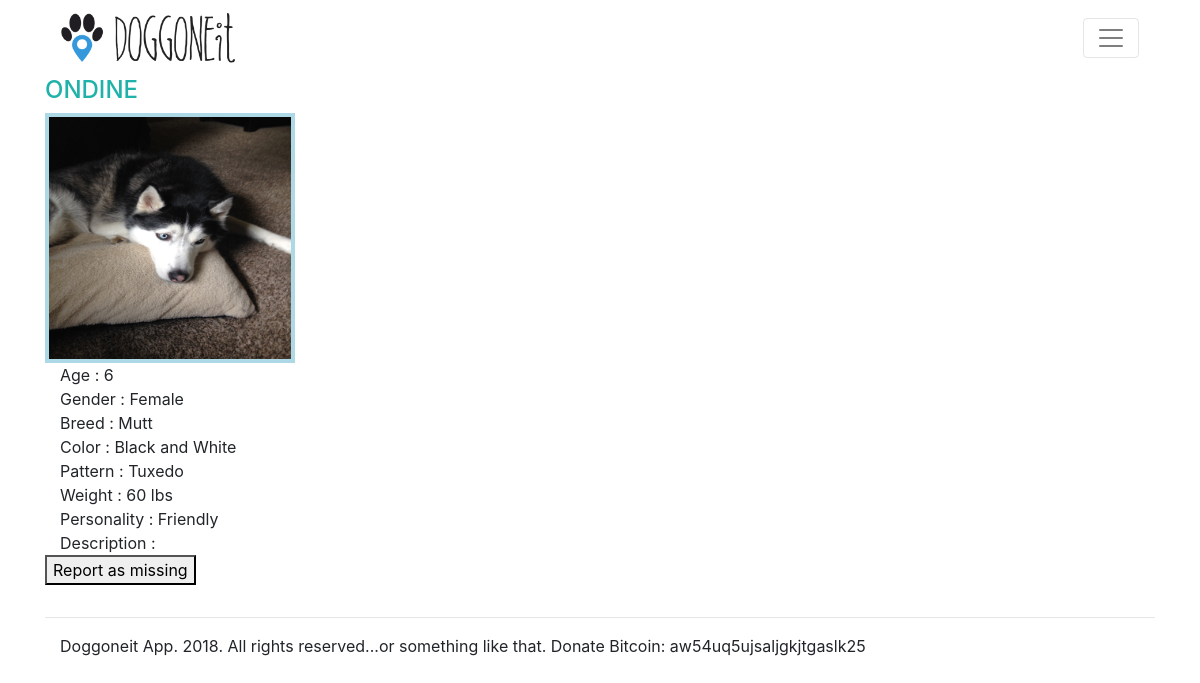
Before: /dog_profile/15/ with the older database file.
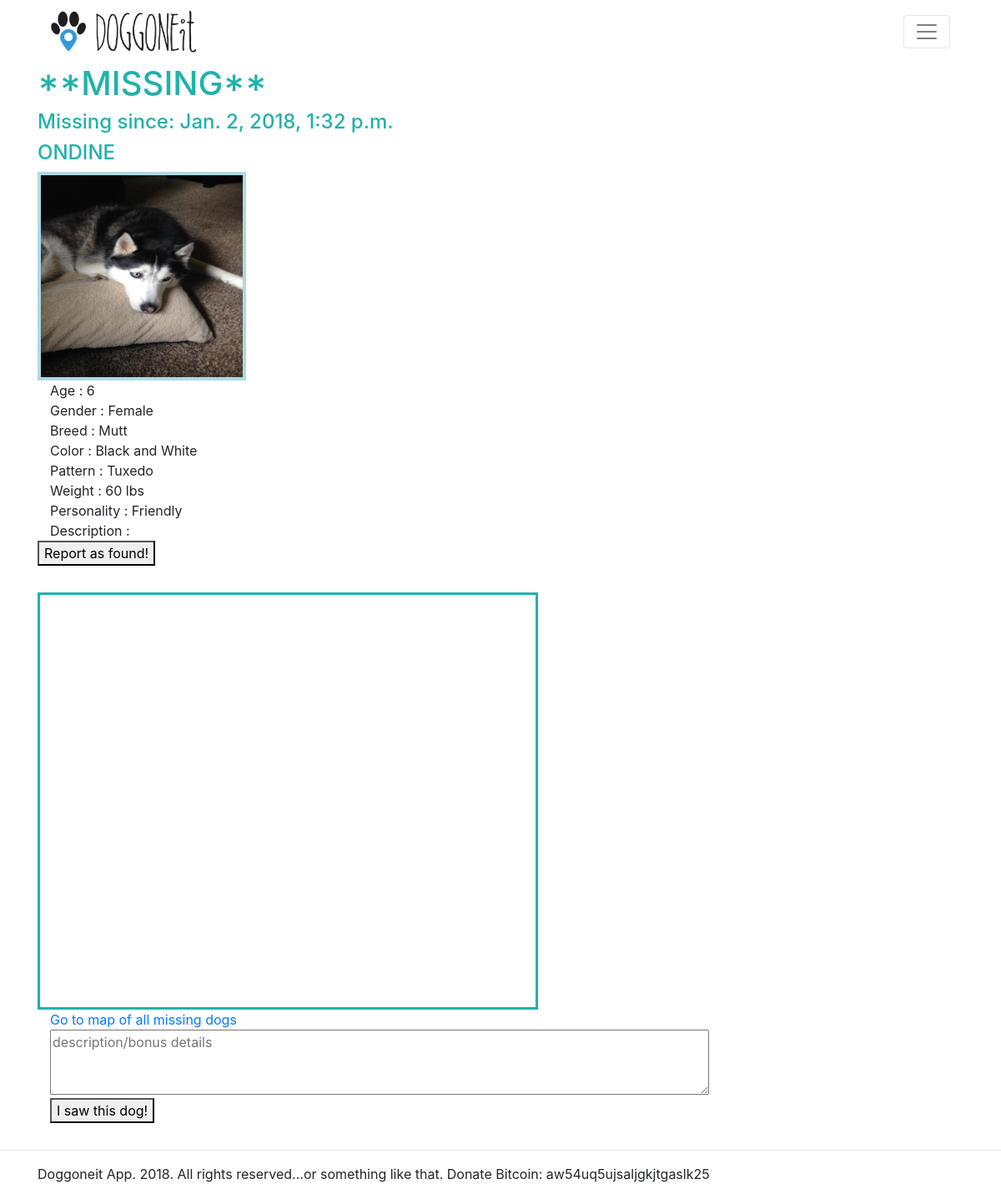
After: the same page with the newer database file.
### doggonnitapp/models.py (models this page shows, shortened)
class DogProfile(models.Model):
    name = models.CharField(max_length=50)
    age = models.PositiveSmallIntegerField(validators=[MinValueValidator(0), MaxValueValidator(20)])
    sex = models.CharField(max_length=6)
    breed = models.CharField(max_length=50)
    color = models.CharField(max_length=25)
    pattern = models.CharField(max_length=25)
    weight = models.PositiveSmallIntegerField(validators=[MinValueValidator(1), MaxValueValidator(250)])
    personality = models.CharField(max_length=25)
    dog_is_lost = models.BooleanField(default=False)
    dog_image = models.ImageField()
    description = models.TextField(default='')
    user = models.ForeignKey(User, on_delete=models.CASCADE)
    missing_since = models.DateTimeField(default=None, null=True)

### doggonnitapp/views.py (the view, shortened to what this page needs)
# urls.py: url(r'^dog_profile/(?P<dog_id>[0-9]+)/', views.dog_profile, name='dog_profile'),
def dog_profile(request, dog_id):
    dog = DogProfile.objects.get(pk=dog_id)
    profile = get_object_or_404(UserProfile, user=dog.user)
    current_user = request.user
    dog_owner = dog.user
    print(dog_owner)
    print(current_user)
    context = {'dog': dog,
               'mapbox_api_key': secret.mapbox_api_key,
               'profile': profile}
    return render(request, 'doggonnitapp/dog_profile.html', context)

### doggonnitapp/templates/doggonnitapp/dog_profile.html (shortened to what this page needs)
{% extends 'doggonnitapp/base.html' %}
{% block content %}
<div class="container">
    <div class="row">
        <div class="col">
            {% if dog.dog_is_lost  %}
                <h1>**MISSING**</h1>
                <h3>Missing since: {{dog.missing_since}}</h3>
            {% endif %}
            <h3> {{ dog.name.upper }} </h3>
            <img class="dog_img" src="{{MEDIA_URL}}{{ dog.dog_image }}" />
            <div class="container">
                <div> Age : {{dog.age}} </div>
                <div> Gender : {{dog.sex}} </div>
                <div> Breed : {{dog.breed}} </div>
                <div> Color : {{dog.color}} </div>
                <div> Pattern : {{dog.pattern}} </div>
                <div> Weight : {{dog.weight}} lbs </div>
                <div> Personality : {{dog.personality}} </div>
                <div> Description : {{dog.description}} </div>
            </div>
            <form action="{% url 'doggonnitapp:dog_profile' dog.id %}" method="POST">
                {% if dog.dog_is_lost %}
                    <button type="submit"> Report as found! </button>
                    {% else %}
                        <button type="submit"> Report as missing </button>
                {% endif %}
            </form>
        </div>
    {% if dog.dog_is_lost %}
        <div class="col">
            <div id='map' style='width: 600px; height: 500px;'>
            </div>
                    <div class="col">
            <a href="{% url 'doggonnitapp:dogmap' %}">Go to map of all missing dogs</a>
        </div>
            <form action="{% url 'doggonnitapp:irecognizethatdog' dog.pk %}" method="POST">
                <div class="col textbox">
                    <textarea rows="3" cols="75" placeholder="description/bonus details" name="description"></textarea>
                </div>
                <div class="col">
                    <button type="submit">I saw this dog!</button>
                </div>
            </form>
        </div>
    </div>
{% endif %}
</div>
{% endblock %}

### doggonnitapp/templates/doggonnitapp/base.html (shortened to what this page needs)
{% load static %}
<head>
    <link href='https://api.tiles.mapbox.com/mapbox-gl-js/v0.42.2/mapbox-gl.css' rel='stylesheet'/>
    <link rel="stylesheet" href="https://maxcdn.bootstrapcdn.com/bootstrap/4.0.0-beta.2/css/bootstrap.min.css"
>
    <link rel="stylesheet" href="{% static 'doggonnitapp/style.css' %}"/>
</head>
<div class="container">
    <nav class="navbar navbar-toggleable-md navbar-light bg-faded">
        <a class="navbar-brand" href="#"><img src="{% static 'doggonnitapp/doggoneit_dp_v2.png' %}" height="50"
                                              id="site_logo"/></a>
        <button class="navbar-toggler navbar-toggler-right" type="button" data-toggle="collapse"
                data-target="#navbarNav" aria-controls="navbarNav" aria-expanded="false" aria-label="Toggle navigation">
            <span class="navbar-toggler-icon"></span>
        </button>
    </nav>
</div>
{% block content %}
{% endblock %}
<hr/>
<div class="container">
    Doggoneit App. 2018. All rights reserved...or something like that. Donate Bitcoin: aw54uq5ujsaljgkjtgaslk25
</div>

### doggonnitapp/static/doggonnitapp/style.css (style rules this page uses)
.dog_img { width: 250px; height: 250px; border: 4px solid lightblue; }
#map { border: 3px solid lightseagreen; height: 500px; width: 1100px; }
h1 { color:lightseagreen; }

Changed rows visible on the page:
changed DogProfile "ONDINE": dog_is_lost False → True (drawn); missing_since (not shown) → "Jan. 2, 2018, 1:32 p.m."
Other visible differences:
text no longer shown: "Report as missing"
text now shown: "**MISSING** Missing since: Report as found! Go to map of all missing dogs I saw this dog!"
